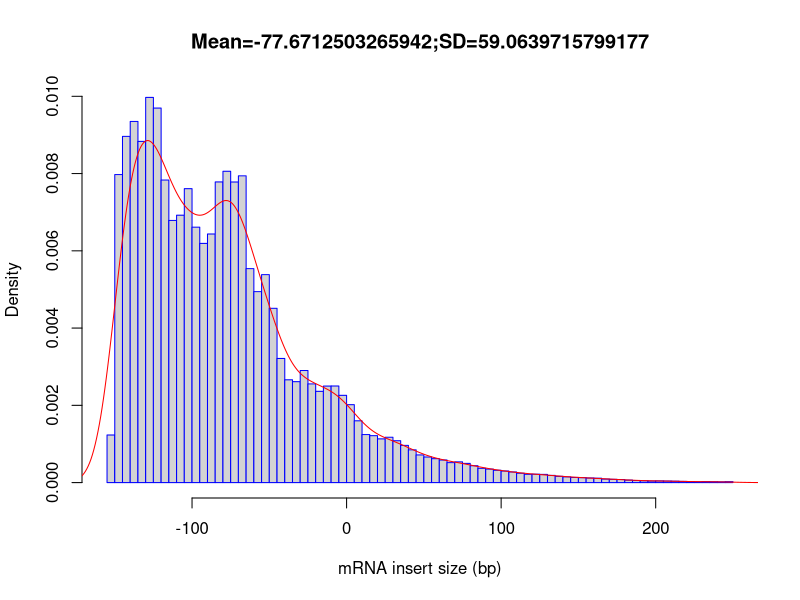

Write the R code that produced this figure.
out_file = 'Pr_3_inner_distance'
pdf('Pr_3_inner_distance.inner_distance_plot.pdf')
fragsize=rep(c(-247.5,-242.5,-237.5,-232.5,-227.5,-222.5,-217.5,-212.5,-207.5,-202.5,-197.5,-192.5,-187.5,-182.5,-177.5,-172.5,-167.5,-162.5,-157.5,-152.5,-147.5,-142.5,-137.5,-132.5,-127.5,-122.5,-117.5,-112.5,-107.5,-102.5,-97.5,-92.5,-87.5,-82.5,-77.5,-72.5,-67.5,-62.5,-57.5,-52.5,-47.5,-42.5,-37.5,-32.5,-27.5,-22.5,-17.5,-12.5,-7.5,-2.5,2.5,7.5,12.5,17.5,22.5,27.5,32.5,37.5,42.5,47.5,52.5,57.5,62.5,67.5,72.5,77.5,82.5,87.5,92.5,97.5,102.5,107.5,112.5,117.5,122.5,127.5,132.5,137.5,142.5,147.5,152.5,157.5,162.5,167.5,172.5,177.5,182.5,187.5,192.5,197.5,202.5,207.5,212.5,217.5,222.5,227.5,232.5,237.5,242.5,247.5),times=c(0,0,0,0,0,0,0,0,0,0,0,0,0,0,0,0,0,0,0,6156,39827,44767,46699,44115,49805,48429,39122,33898,34576,38007,33028,30928,32146,38875,40253,38869,39666,27665,24693,26889,22537,16052,13294,13048,14495,12763,11799,12480,12489,11284,10076,7989,6211,6066,5653,5864,5413,4813,4235,3578,3311,3093,2921,2580,2681,2484,2181,1847,1744,1592,1500,1373,1209,1072,1085,1058,935,811,737,667,638,592,566,454,422,399,320,265,233,199,214,202,178,152,126,94,130,110,99,121))
frag_sd = sd(fragsize)
frag_mean = mean(fragsize)
frag_median = median(fragsize)
write(x=c("Name","Mean","Median","sd"), sep="	", file=stdout(),ncolumns=4)
write(c(out_file,frag_mean,frag_median,frag_sd),sep="	", file=stdout(),ncolumns=4)
hist(fragsize,probability=T,breaks=100,xlab="mRNA insert size (bp)",main=paste(c("Mean=",frag_mean,";","SD=",frag_sd),collapse=""),border="blue")
lines(density(fragsize,bw=10),col='red')
dev.off()
